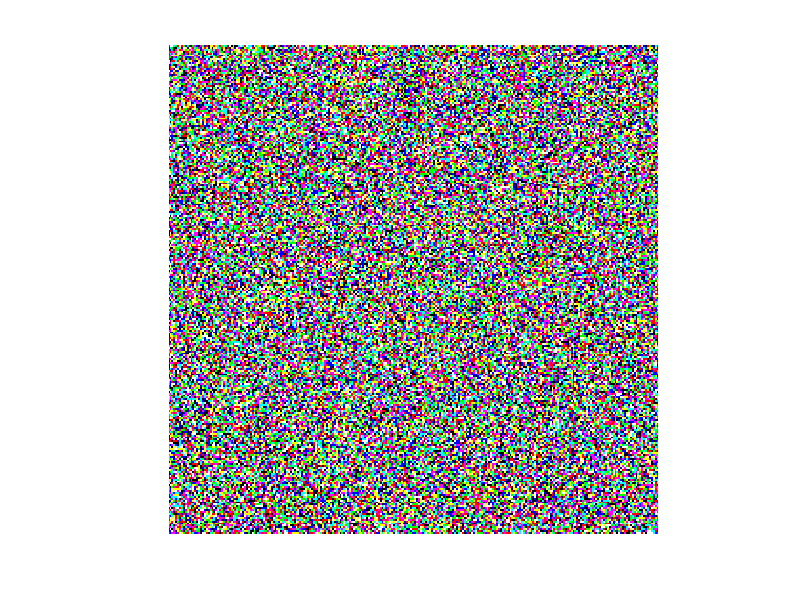

Source code (MATLAB):
%crreated by Sina BaniasadAzad

close all
clear
clc

%create the matrix
a = randi([0 1], 256, 256, 3);
%converts the matrix into image
K = mat2gray(a);
min_image = min(K(:))
max_image = max(K(:))
%Image display
figure
imshow(K)